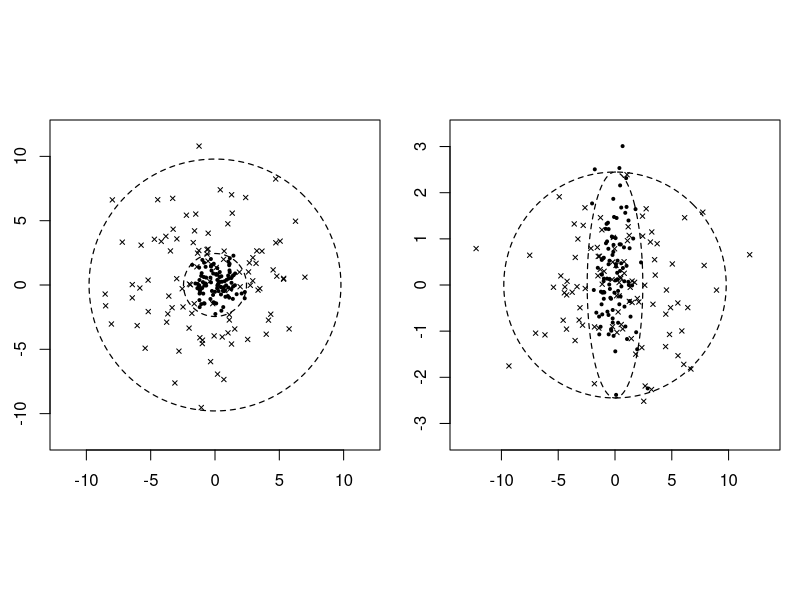

Write the R code that produced this figure.
# --- 0. Prepare Environment ---
if (!requireNamespace("MASS", quietly = TRUE)) install.packages("MASS")
if (!requireNamespace("ellipse", quietly = TRUE)) install.packages("ellipse")
library(MASS)
library(ellipse)

# --- Utility Functions ---
ellipse_95 <- function(Sigma, mu = c(0, 0), level = 0.95, npoints = 200) {
  ellipse(Sigma, centre = mu, level = level, npoints = npoints)
}

# --- 1. Global Settings ---
# mfrow = c(1, 2) displays two plots side-by-side
# pty = "s" ensures the plotting region is perfectly square
par(mfrow = c(1, 2), pty = "s", mar = c(2.5, 2.5, 1, 1))
set.seed(456)

n_samples <- 200
mu <- c(0, 0)
n1 <- n_samples %/% 2
n2 <- n_samples - n1

# --- Uniform Style Settings (applied to both plots) ---
pch_c1 <- 20   # cdot (solid small circle)
pch_c2 <- 4    # x (cross)
cex_val <- 0.6 # slightly smaller
col_c1 <- "black"
col_c2 <- "black"
lty_comp <- 2

# =========================================================
# Plot 1: X ~ 0.5 N(0, I2) + 0.5 N(0, 4^2 I2)
# =========================================================
Sigma1_comp1 <- diag(2) * 1        
Sigma1_comp2 <- diag(2) * (4^2)    

data1_comp1 <- mvrnorm(n = n1, mu = mu, Sigma = Sigma1_comp1)
data1_comp2 <- mvrnorm(n = n2, mu = mu, Sigma = Sigma1_comp2)
data1_mix <- rbind(data1_comp1, data1_comp2)

ell1_c1 <- ellipse_95(Sigma1_comp1, mu = mu)
ell1_c2 <- ellipse_95(Sigma1_comp2, mu = mu)

Sigma1_overall_hat <- cov(data1_mix)
ell1_overall <- ellipse_95(Sigma1_overall_hat, mu = colMeans(data1_mix))

# Plot 1 is an isotropic mixture; keeping X and Y ranges consistent looks better
all_coords1 <- rbind(data1_mix, ell1_c1, ell1_c2, ell1_overall)
lim1 <- max(abs(all_coords1)) * 1.1
range1 <- c(-lim1, lim1)

plot(0, type = "n",
     xlim = range1, ylim = range1,
     xlab = "", ylab = "", main = "") # No title

points(data1_comp1, pch = pch_c1, col = col_c1, cex = cex_val)
points(data1_comp2, pch = pch_c2, col = col_c2, cex = cex_val)

lines(ell1_c1, lty = lty_comp, lwd = 1.2, col = col_c1)
lines(ell1_c2, lty = lty_comp, lwd = 1.2, col = col_c2)

# =========================================================
# Plot 2: X ~ 0.5 N(0, I2) + 0.5 N(0, diag(1, 4^2))
# =========================================================
# Note: Here, the first element of Sigma2_comp2 is 16 (large variance on X-axis), and the fourth element is 1 (small variance on Y-axis)
Sigma2_comp1 <- matrix(c(1, 0, 0, 1), nrow = 2)   
Sigma2_comp2 <- matrix(c(4^2, 0, 0, 1), nrow = 2) 

data2_comp1 <- mvrnorm(n = n1, mu = mu, Sigma = Sigma2_comp1)
data2_comp2 <- mvrnorm(n = n2, mu = mu, Sigma = Sigma2_comp2)
data2_mix <- rbind(data2_comp1, data2_comp2)

ell2_c1 <- ellipse_95(Sigma2_comp1, mu = mu)
ell2_c2 <- ellipse_95(Sigma2_comp2, mu = mu)

Sigma2_overall_hat <- cov(data2_mix)
ell2_overall <- ellipse_95(Sigma2_overall_hat, mu = colMeans(data2_mix))

# --- Modified Range Calculation Logic for Plot 2 ---
# Calculate maximum ranges for X and Y separately instead of forcing them to be identical
all_coords2 <- rbind(data2_mix, ell2_c1, ell2_c2, ell2_overall)

max_x <- max(abs(all_coords2[, 1])) * 1.1
max_y <- max(abs(all_coords2[, 2])) * 1.1

# Here, ylim is set based on Y data only and will be much smaller than the X range
# However, because of par(pty="s"), R will stretch this smaller Y range to fill the square, solving the "flattened" issue
xlim2 <- c(-max_x, max_x)
ylim2 <- c(-max_y, max_y)

plot(0, type = "n",
     xlim = xlim2, ylim = ylim2,
     xlab = "", ylab = "", main = "") # No title

points(data2_comp1, pch = pch_c1, col = col_c1, cex = cex_val)
points(data2_comp2, pch = pch_c2, col = col_c2, cex = cex_val)

lines(ell2_c1, lty = lty_comp, lwd = 1.2, col = col_c1)
lines(ell2_c2, lty = lty_comp, lwd = 1.2, col = col_c2)
